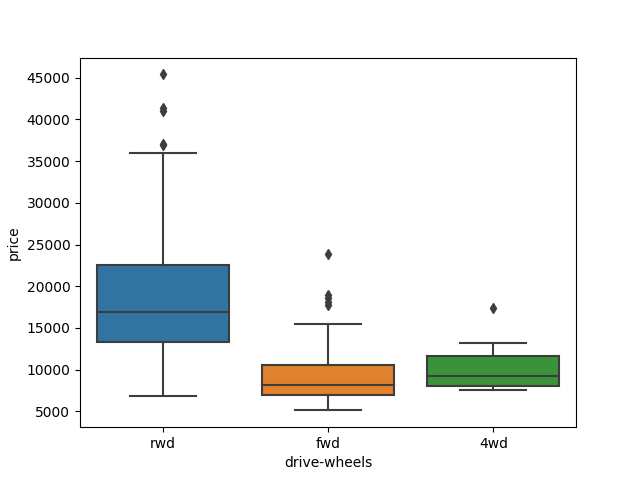

Write Python code to recreate this figure.
import pandas as pd
import numpy as np
import seaborn as sns
import matplotlib.pyplot as plt

path = 'https://archive.ics.uci.edu/ml/machine-learning-databases/autos/imports-85.data'
df = pd.read_csv(path, header=None)

column_headers = ['symboling', 'normalized-losses', 'make', 'fuel-type', 'aspiration', '#doors', 'body-style', 
'drive-wheels', 'engine-location', 'wheel-base', 'length', 'width', 'height', 'curb-weight', 'engine-type', 
'#cylinders', 'engine-size', 'fuel-system', 'bore', 'stroke', 'compression-ratio', 'horsepower', 'peak-rmp', 
'city-mpg', 'highway-mpg', 'price']
df.columns = column_headers

#df['drive-wheels'] = df['drive-wheels'].astype('float')
df['price'].replace('?', np.nan, inplace=True)

mean_price = df['price'].astype('float').mean(axis=0)
df['price'].replace(np.nan, mean_price, inplace=True)
df['price'] = df['price'].astype('float')

sns.boxplot(x='drive-wheels', y='price', data=df)

plt.savefig('./box_plot.png')
plt.show()
